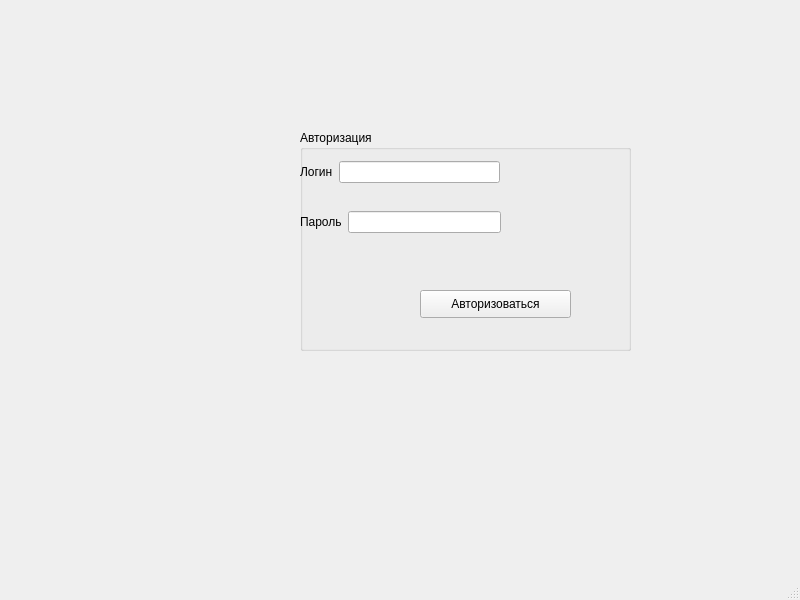
<?xml version="1.0" encoding="UTF-8"?>
<ui version="4.0">
 <class>MainWindow</class>
 <widget class="QMainWindow" name="MainWindow">
  <property name="geometry">
   <rect>
    <x>0</x>
    <y>0</y>
    <width>800</width>
    <height>600</height>
   </rect>
  </property>
  <property name="windowTitle">
   <string>MainWindow</string>
  </property>
  <widget class="QWidget" name="centralwidget">
   <widget class="QGroupBox" name="groupBox">
    <property name="geometry">
     <rect>
      <x>300</x>
      <y>130</y>
      <width>331</width>
      <height>221</height>
     </rect>
    </property>
    <property name="title">
     <string>Авторизация</string>
    </property>
    <widget class="QPushButton" name="pushButton">
     <property name="geometry">
      <rect>
       <x>120</x>
       <y>160</y>
       <width>151</width>
       <height>28</height>
      </rect>
     </property>
     <property name="text">
      <string>Авторизоваться</string>
     </property>
    </widget>
    <widget class="QWidget" name="layoutWidget">
     <property name="geometry">
      <rect>
       <x>0</x>
       <y>30</y>
       <width>200</width>
       <height>24</height>
      </rect>
     </property>
     <layout class="QHBoxLayout" name="horizontalLayout">
      <item>
       <widget class="QLabel" name="label">
        <property name="text">
         <string>Логин</string>
        </property>
       </widget>
      </item>
      <item>
       <widget class="QLineEdit" name="Login"/>
      </item>
     </layout>
    </widget>
    <widget class="QWidget" name="layoutWidget">
     <property name="geometry">
      <rect>
       <x>0</x>
       <y>80</y>
       <width>201</width>
       <height>24</height>
      </rect>
     </property>
     <layout class="QHBoxLayout" name="horizontalLayout_2">
      <item>
       <widget class="QLabel" name="label_2">
        <property name="text">
         <string>Пароль</string>
        </property>
       </widget>
      </item>
      <item>
       <widget class="QLineEdit" name="Password"/>
      </item>
     </layout>
    </widget>
   </widget>
   <widget class="QLabel" name="image">
    <property name="geometry">
     <rect>
      <x>140</x>
      <y>110</y>
      <width>151</width>
      <height>231</height>
     </rect>
    </property>
    <property name="text">
     <string/>
    </property>
    <property name="pixmap">
     <pixmap>../../Downloads/1458264596_authorisation_lock_padlock_safe_password_privacy_security_icon-icons.com_55333 (3).png</pixmap>
    </property>
   </widget>
  </widget>
  <widget class="QMenuBar" name="menubar">
   <property name="geometry">
    <rect>
     <x>0</x>
     <y>0</y>
     <width>800</width>
     <height>26</height>
    </rect>
   </property>
  </widget>
  <widget class="QStatusBar" name="statusbar"/>
 </widget>
 <resources/>
 <connections/>
</ui>
